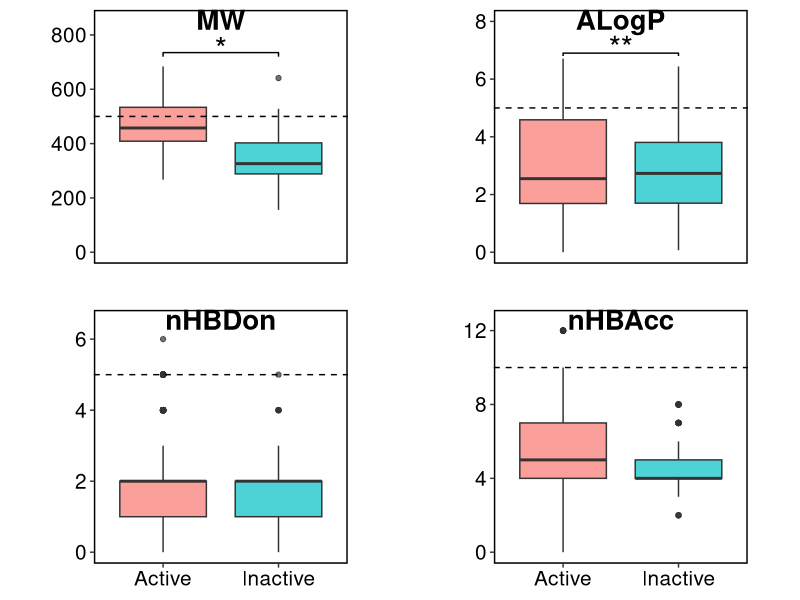
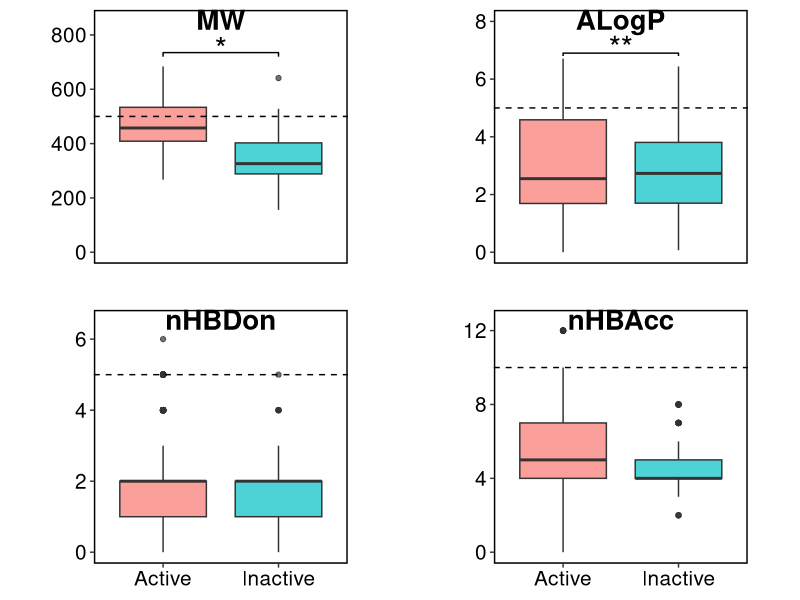

Source code (R) for these figures, in order:
library(ggplot2)
library(cowplot)
data = read.csv("lipinski.csv", header = TRUE)
d1 <- data.frame(a = c(1, 1,2, 2), b = c(720, 735, 735, 720))
data$Activity <- factor(data$Activity, levels = c("Active", "Inactive"))
p_1 <- ggplot(data, aes(factor(Activity), MW))
p_1 <- p_1 + geom_boxplot(aes(fill = factor(Activity)), alpha = 0.7)
p_1 <- p_1 + geom_hline(yintercept = 500, linetype="dashed", colour = "black")
p_1 <- p_1 + ggtitle("MW") + theme_bw()
p_1 <- p_1 + ylim(0,850) 
p_1 <- p_1 + geom_line(data = d1, aes(x = a, y = b)) + annotate("text", x = 1.5, y = 750, label = "*", size = 8)
p_1 <- p_1 + theme(plot.title = element_text(margin = margin (b = -22)),
                   panel.grid.major = element_blank(), panel.grid.minor = element_blank(),
                   aspect.ratio=1, legend.position = ("none"),
                   panel.border = element_rect(linetype = "solid",
                                               colour = "black", fill = NA, size = 1),
                   axis.text.x = element_blank(),
                   axis.ticks.x = element_blank(),
                   axis.text.y = element_text(colour = "black", size = 15),
                   plot.margin = unit(c(0.25, 0.25, 0, 0.25), "cm"),
                   axis.title.y = element_blank(),
                   axis.title.x = element_blank())
p_1 <- p_1 + theme(plot.title = element_text(size = 20, face = "bold", hjust = 0.5))

p_2 <- ggplot(data, aes(factor(Activity), ALogP))
d2 <- data.frame(a = c(1, 1,2, 2), b = c(6.8, 6.9, 6.9, 6.8))
p_2 <- p_2 + geom_boxplot(aes(fill = factor(Activity)), alpha = 0.7)
p_2 <- p_2 + geom_hline(yintercept = 5, linetype="dashed")
p_2 <- p_2 + ggtitle("ALogP") + theme_bw()
p_2 <- p_2 + ylim(0,8)
p_2 <- p_2 + geom_line(data = d2, aes(x = a, y = b)) + annotate("text", x = 1.5, y = 7.1, label = "**", size = 8)
p_2 <- p_2 + theme(plot.title = element_text(margin = margin (b = -22)),
                   panel.grid.major = element_blank(), panel.grid.minor = element_blank(),
                   aspect.ratio=1, legend.position = ("none"),
                   panel.border = element_rect(linetype = "solid",
                                               colour = "black", fill = NA, size = 1),
                   axis.text.x = element_blank(),
                   axis.ticks.x = element_blank(),
                   axis.text.y = element_text(colour = "black", size = 15),
                   plot.margin = unit(c(0.25, 0.25, 0, 0), "cm"),
                   axis.title.y = element_blank(),
                   axis.title.x = element_blank())
p_2 <- p_2 + theme(plot.title = element_text(size = 20, face = "bold", hjust = 0.5))

p_3 <- ggplot(data, aes(factor(Activity), nHBDon))
p_3 <- p_3 + geom_boxplot(aes(fill = factor(Activity)), alpha = 0.7)
p_3 <- p_3 + geom_hline(yintercept = 5, linetype="dashed")
p_3 <- p_3 + ggtitle("nHBDon") + theme_bw()
p_3 <- p_3 + ylim(0,6.5)
p_3 <- p_3 + theme(plot.title = element_text(margin = margin (b = -22)),
                   panel.grid.major = element_blank(), panel.grid.minor = element_blank(),
                   aspect.ratio=1, legend.position = ("none"),
                   panel.border = element_rect(linetype = "solid",
                                               colour = "black", fill = NA, size = 1),
                   axis.text.x = element_text(colour = "black", size = 15),
                   axis.text.y = element_text(colour = "black", size = 15),
                   plot.margin = unit(c(0,0.25,0.25,0.25), "cm"),
                   axis.title.y = element_blank(),
                   axis.title.x = element_blank())
p_3 <- p_3 + theme(plot.title = element_text(size = 20, face = "bold", hjust = 0.5))

p_4 <- ggplot(data, aes(factor(Activity), nHBAcc))
p_4 <- p_4 + geom_boxplot(aes(fill = factor(Activity)), alpha = 0.7)
p_4 <- p_4 + geom_hline(yintercept = 10, linetype="dashed")
p_4 <- p_4 + ggtitle("nHBAcc") + theme_bw()
p_4 <- p_4 + ylim(0,12.5)
p_4 <- p_4 + theme(plot.title = element_text(margin = margin (b = -22)),
                   panel.grid.major = element_blank(), panel.grid.minor = element_blank(),
                   aspect.ratio=1, legend.position = ("none"),
                   panel.border = element_rect(linetype = "solid",
                                               colour = "black", fill = NA, size = 1),
                   axis.text.x = element_text(colour = "black", size = 15),
                   axis.text.y = element_text(colour = "black", size = 15),
                   plot.margin = unit(c(0,0.25,0.25, 0), "cm"),
                   axis.title.y = element_blank(),
                   axis.title.x = element_blank())
p_4 <- p_4 + theme(plot.title = element_text(size = 20, face = "bold", hjust = 0.5))
plot_grid(p_1, p_2, p_3, p_4, align = "hv")

ggsave("lipinski.png", width = 8, height = 8)